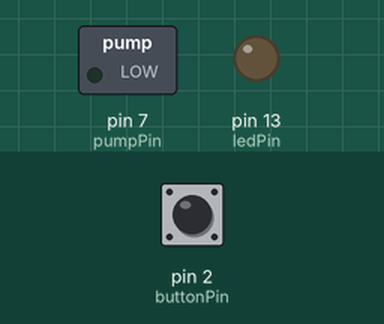
Simulated run of this sketch. Board: Arduino Uno, built with avr-gcc and run on an emulated ATmega328P. On the bench: switched loads named in the sketch (green lamp = pin HIGH), output pins drawn as LEDs (lit = HIGH). The test bench sets the inputs (shaded band); at power-on: pin 2 (buttonPin) LOW.

Above: at 1.2 s.
1.3 s: pin 2 (buttonPin) pulled HIGH for 0.15 s
At 1.4 s:
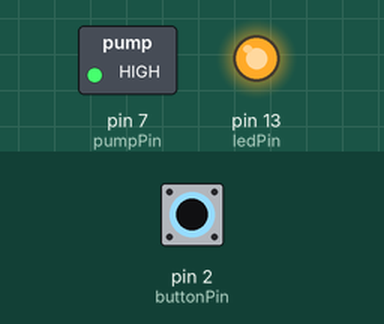
3.0 s: pin 2 (buttonPin) pulled HIGH for 3.2 s
At 6.5 s:
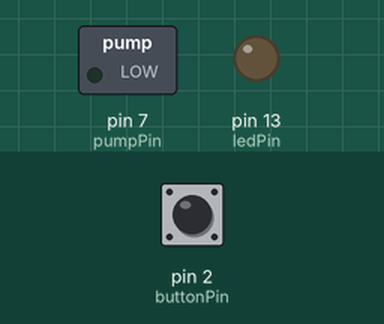
Timing chart, 0 to 8.0 s (numbered marks = the images above; inputs shaded):
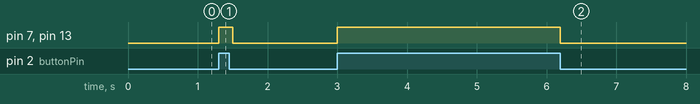

The sketch:

otherButton_LED.ino
```cpp
// constants won't change. They're used here to set pin numbers:
const int buttonPin = 2;     // the number of the pushbutton pin
const int ledPin =  13;      // the number of the LED pin
const int pumpPin = 7;       // the number of the pump pin

// variables will change:
int buttonState = 0;         // variable for reading the pushbutton status

void setup() {
  // initialize the LED pin as an output:
  pinMode(ledPin, OUTPUT);
  // initialize the pushbutton pin as an input:
  pinMode(buttonPin, INPUT);
  // initialize the pump pin as an output:
  pinMode(pumpPin, OUTPUT);
}

void loop() {
  // read the state of the pushbutton value:
  buttonState = digitalRead(buttonPin);

  // check if the pushbutton is pressed. If it is, the buttonState is HIGH:
  if (buttonState == HIGH) {
    // turn LED on:
    digitalWrite(ledPin, HIGH);
    // turn pump on:
    digitalWrite(pumpPin, HIGH);
    delay(200);
  } else {
    // turn LED off:
    digitalWrite(ledPin, LOW);
    // turn pump off:
    digitalWrite(pumpPin, LOW);
  }
}
```

Measured:
- after the input at 1.3 s, pin 7 (pumpPin), pin 13 (ledPin): LOW → HIGH at once, → LOW 0.20 s later
- after the input at 3.0 s, pin 7 (pumpPin), pin 13 (ledPin): LOW → HIGH at once, → LOW 3.2 s later
